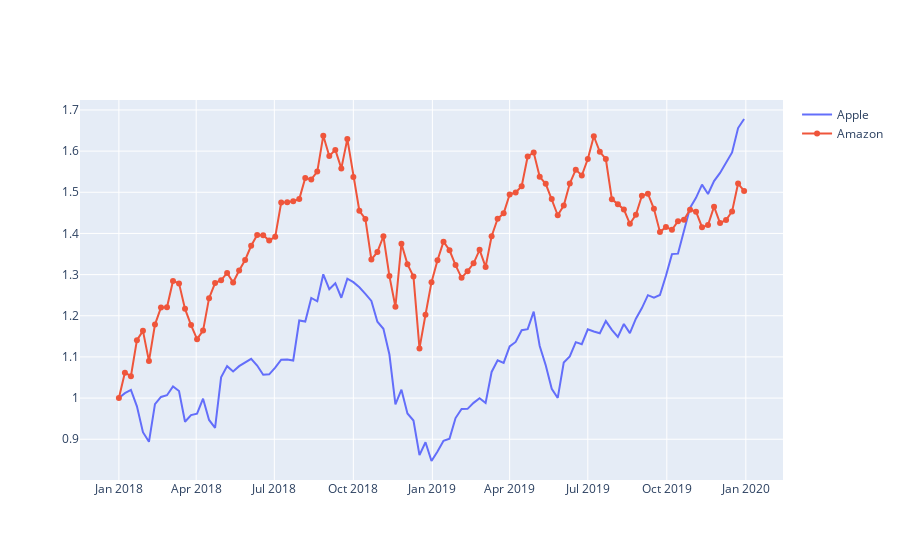

Write notebook code for a chart like this one.
### Code cell
fig = go.Figure()
fig.add_trace(go.Scatter(x=df_stocks.date , y = df_stocks.AAPL, mode = 'lines' , name = 'Apple'))

fig.add_trace(go.Scatter(x=df_stocks.date , y = df_stocks.AMZN, mode = 'lines+markers' , name = 'Amazon'))
